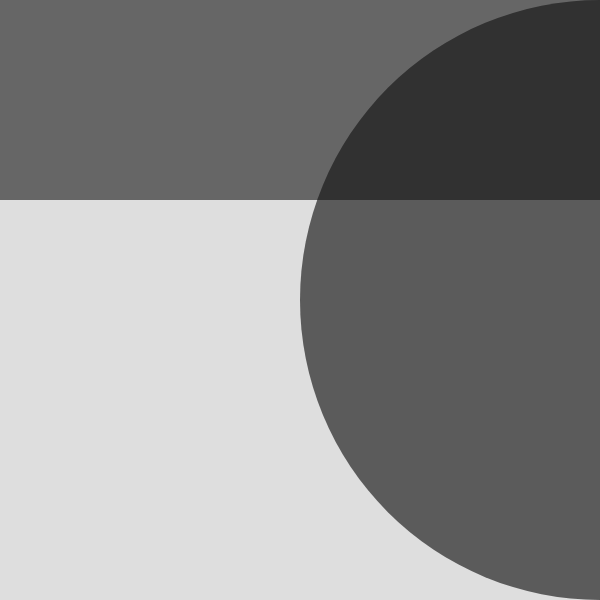
Frame 1 (no input)
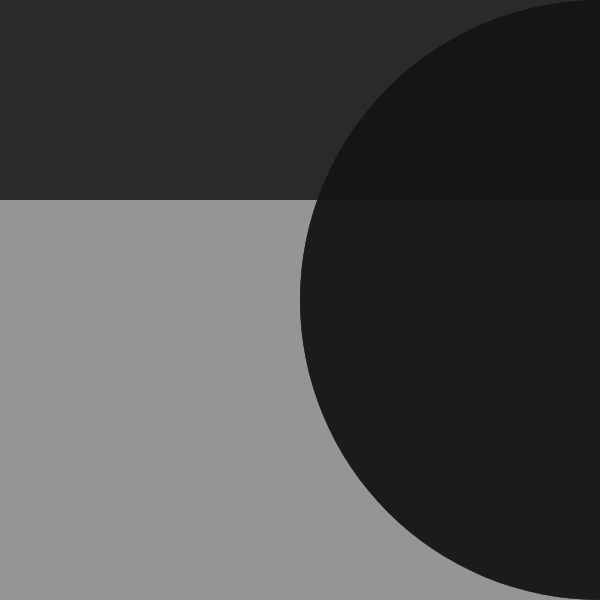
Frame 60 (no input)
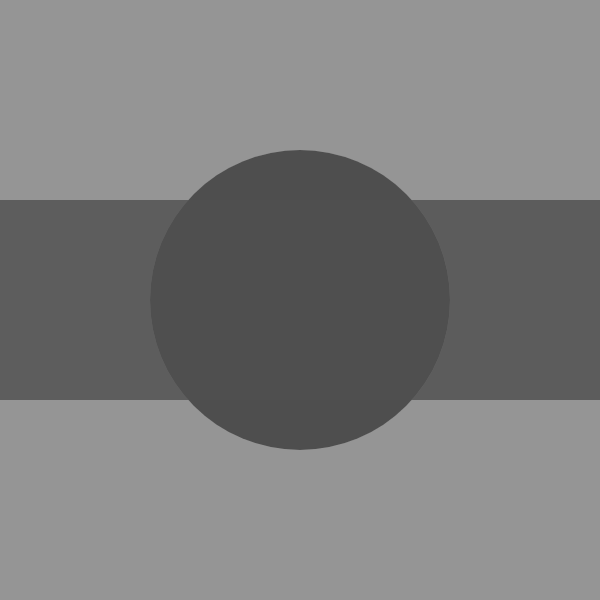
Frame 120 (the mouse pressed at the canvas centre since frame 60)

The p5.js sketch that drew these frames (run headless with seeded random() and noise() and a simulated clock; from frame 60 on, the mouse is pressed at the canvas centre):

// p5.js sketch
// ── sketch.js
let rowHeight;

function setup() {
  createCanvas(600, 600);
  noStroke();
  rowHeight = height / 3;
}

function draw() {
  
  if (mouseIsPressed) {
    background(150, 80);
  } else {
    background(150, 80);
  }
  
  let x = mouseX;
  let y = mouseX;
  
  fill(255, 150);
  circle(x, height / 2, y);

  let inverseX = width - mouseX;
  let inverseY = height - mouseY;

  fill(0, 150);
  circle(inverseX, height / 2, inverseY);

  if (mouseX < rowHeight) {
    fill(20, 150);
    rect(0, 0, width, rowHeight);
  } else if (mouseY < rowHeight * 2) {
    fill(80, 150);
    rect(0, rowHeight, width, rowHeight);
  } else {
    fill(140, 150);
    rect(0, rowHeight * 2, width, rowHeight);
  }
}
